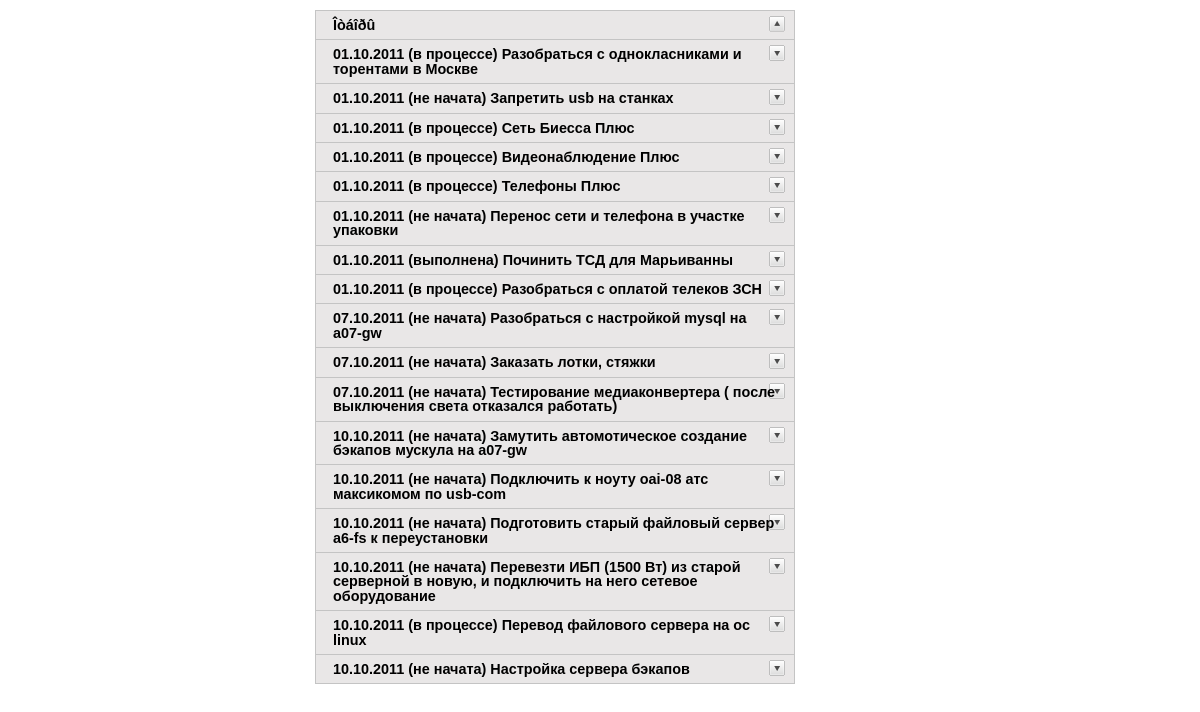
Screenshot of /WebTasks/index.php with the database file from the repository.
### tables this page shows
CREATE TABLE IF NOT EXISTS `Tasks` (
  `id_Task` int(10) NOT NULL AUTO_INCREMENT,
  `Name` text,
  `id_worker` int(3) DEFAULT NULL,
  `id_chief` int(3) DEFAULT NULL,
  `date` datetime DEFAULT NULL,
  `status` text,
  PRIMARY KEY (`id_Task`)
);

### WebTasks/config.php (called while the page is built, shortened)
<?php
function status($status)
  {
	 if ($status == "âàæíî")
     {
      $text = "<font color='red'>".$status."</font>";
     }
	 elseif ($status == "â ïðîöåññå")
     {
      $text = "<font color='blue'>".$status."</font>";
     }
    else
     {
      $text = $status;
     }
   return $text;
  }
function mysql_query_or_die($query)
  {
	 $res = mysql_query($query);
	 return $res;
  }
?>

### WebTasks/index.php (the view, shortened to what this page needs)
<?php
include("config.php");
if (isset($_REQUEST['user_id'])) $user_id = $_REQUEST['user_id']; else $user_id = "5";
print "<html>
<head>
<meta http-equiv='Content-Type' content='text/html' />
<title>Accordion 1</title>
<script type='text/javascript' src='./js/jquery.min.js'></script>
<script type='text/javascript'>
$(document).ready(function(){
	$('.accordion h3:first').addClass('active');
	$('.accordion span').hide();
	$('.accordion h3').click(function(){
		$(this).next('span').slideToggle('slow')
		.siblings('span:visible').slideUp('slow');
		$(this).toggleClass('active');
		$(this).siblings('h3').removeClass('active');
	});
});
</script>
<style type='text/css'>
body {
	margin: 10px auto;
	width: 570px;
	font: 75%/120% Arial, Helvetica, sans-serif;
}
.accordion {
	width: 480px;
	border-bottom: solid 1px #c4c4c4;
}
.accordion h3 {
	background: #e9e7e7 url(img/arrow-square.gif) no-repeat right -51px;
	padding: 7px 17px;
	margin: 0;
	font: bold 120%/100% Arial, Helvetica, sans-serif;
	border: solid 1px #c4c4c4;
	border-bottom: none;
	cursor: pointer;
}
.accordion h3:hover {
	background-color: #e3e2e2;
}
.accordion h3.active {
	background-position: right 5px;
}
.accordion p {
	background: #f7f7f7;
	margin: 0;
	border-left: solid 1px #c4c4c4;
	border-right: solid 1px #c4c4c4;
}
span {
    background: #f7f7f7;
    margin: 0;
    display:none;
    border-left: solid 1px #c4c4c4;
    border-right: solid 1px #c4c4c4;
}
.accordion t1 {
	background: #e9e7e7;
}
.accordion label {
	font: bold 120%/100% Arial, Helvetica, sans-serif;
}
</style>
</head>
<body>
<div class='accordion'>
	<h3>Îòáîðû</h3>
	<span>
	<form name='test' method='post' action='input1.php'>
	<label class='label'>Ðàáîòíèêè:</label><br>
	<input type='checkbox' name='Worker' value='1'>Ðÿáèíèíà Òàòüÿíà
  <input type='checkbox' name='Worker' value='2'>Èâàíîâ Àíòîí
  <input type='checkbox' name='Worker' value='3'>Îìåëü÷óê Ñåðãåé
  <input type='checkbox' name='Worker' value='4'>Ëàõíîâ Àëåêñàíäð
  <input type='checkbox' name='Worker' value='5'>×óáóêèí Äåíèñ
	<input type='checkbox' name='Worker' value='6'>Êó÷åðåíêàî Àëåêñàíäð
  <input type='checkbox' name='Worker' value='7'>Ïàùåíêî Àëåêñàíäð	<br>
	<label class='label'>Ñòàòóñ:</label>	<br>
  <input type='checkbox' name='Status' value='1'>íå íà÷àòà
  <input type='checkbox' name='Status' value='2'>â ïðîöåññå
	<input type='checkbox' name='Status' value='3'>âàæíî
  <input type='checkbox' name='Status' value='4'>âûïîëíåíà
  <input type='checkbox' name='Status' value='5'>îòìåíåíà <br>
	<input type='submit' name='' value='Ñôîðìèðîâàòü'/>
	</form>
	</span>";
  $query = "SELECT DATE_FORMAT(Tasks.Date,'%d.%m.%Y') AS Date, Tasks.status AS Status,Tasks.Name,Workers.Name AS Worker,Tasks.id_Task,Tasks.id_Worker,Tasks.id_Chief,Chief.Name AS Chief FROM Tasks LEFT JOIN (SELECT Workers.id_Worker,Workers.Name FROM Workers) Workers ON Workers.id_Worker=Tasks.id_Worker LEFT JOIN (SELECT Workers.id_Worker,Workers.Name FROM Workers) Chief ON Chief.id_Worker=Tasks.id_Chief  WHERE Tasks.id_Worker=".$user_id." AND  Tasks.status<>'âûïîëíåíà' AND Tasks.status<>'îòìåíåíà'";
  $result = mysql_query_or_die($query);
  while ($row = mysql_fetch_assoc($result))
    {
     print "<h3>".$row["Date"]." (".status($row["Status"]).") ".$row["Name"]."</h3>";
    }
  print "
</div>
</body>
</html>";
?>

### WebTasks/index.php (style rules this page uses)
body { margin: 10px auto; width: 570px; font: 75%/120% Arial, Helvetica, sans-serif; }
.accordion { width: 480px; border-bottom: solid 1px #c4c4c4; }
.accordion h3 { background: #e9e7e7 url(img/arrow-square.gif) no-repeat right -51px; padding: 7px 17px; margin: 0; font: bold 120%/100% Arial, Helvetica, sans-serif; border: solid 1px #c4c4c4; border-bottom: none; cursor: pointer; }
.accordion h3.active { background-position: right 5px; }

### rows the page displays
tasks: Date "01.10.2011", status "в процессе", Name "Разобраться с однокласниками и торентами в Москве"
tasks: Date "01.10.2011", status "не начата", Name "Запретить usb на станках"
tasks: Date "01.10.2011", status "в процессе", Name "Сеть Биесса Плюс"
tasks: Date "01.10.2011", status "в процессе", Name "Видеонаблюдение Плюс"
tasks: Date "01.10.2011", status "в процессе", Name "Телефоны Плюс"
tasks: Date "01.10.2011", status "не начата", Name "Перенос сети и телефона в участке упаковки"
tasks: Date "01.10.2011", status "выполнена", Name "Починить ТСД для Марьиванны"
tasks: Date "01.10.2011", status "в процессе", Name "Разобраться с оплатой телеков ЗСН"
tasks: Date "07.10.2011", status "не начата", Name "Разобраться с настройкой mysql на a07-gw"
tasks: Date "07.10.2011", status "не начата", Name "Заказать лотки, стяжки"
tasks: Date "07.10.2011", status "не начата", Name "Тестирование медиаконвертера ( после выключения света отказался работать)"
tasks: Date "10.10.2011", status "не начата", Name "Замутить автомотическое создание бэкапов мускула на a07-gw"
tasks: Date "10.10.2011", status "не начата", Name "Подключить к ноуту oai-08 атс максикомом по usb-com"
tasks: Date "10.10.2011", status "не начата", Name "Подготовить старый файловый сервер a6-fs к переустановки"
tasks: Date "10.10.2011", status "не начата", Name "Перевезти ИБП (1500 Вт) из старой серверной в новую, и подключить на него сетевое оборудование"
tasks: Date "10.10.2011", status "в процессе", Name "Перевод файлового сервера на ос linux"
tasks: Date "10.10.2011", status "не начата", Name "Настройка сервера бэкапов"
